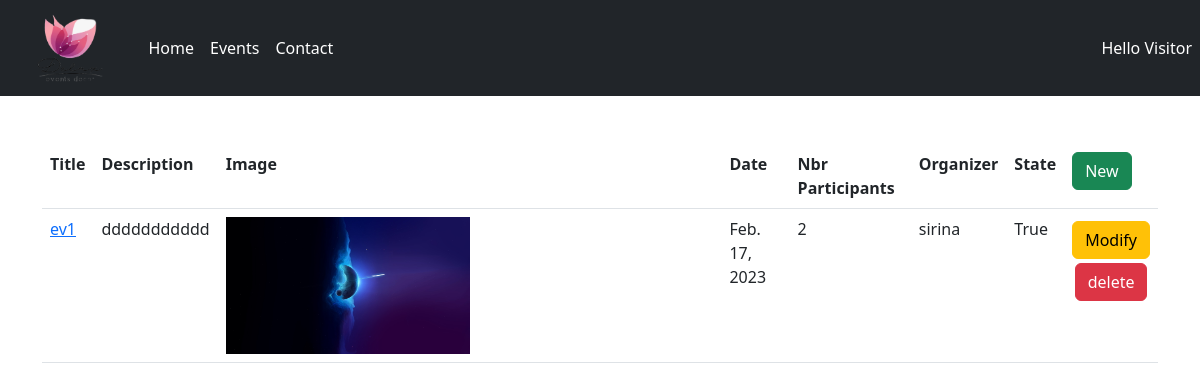
The page /events/listEvents/ on the database as committed earlier.
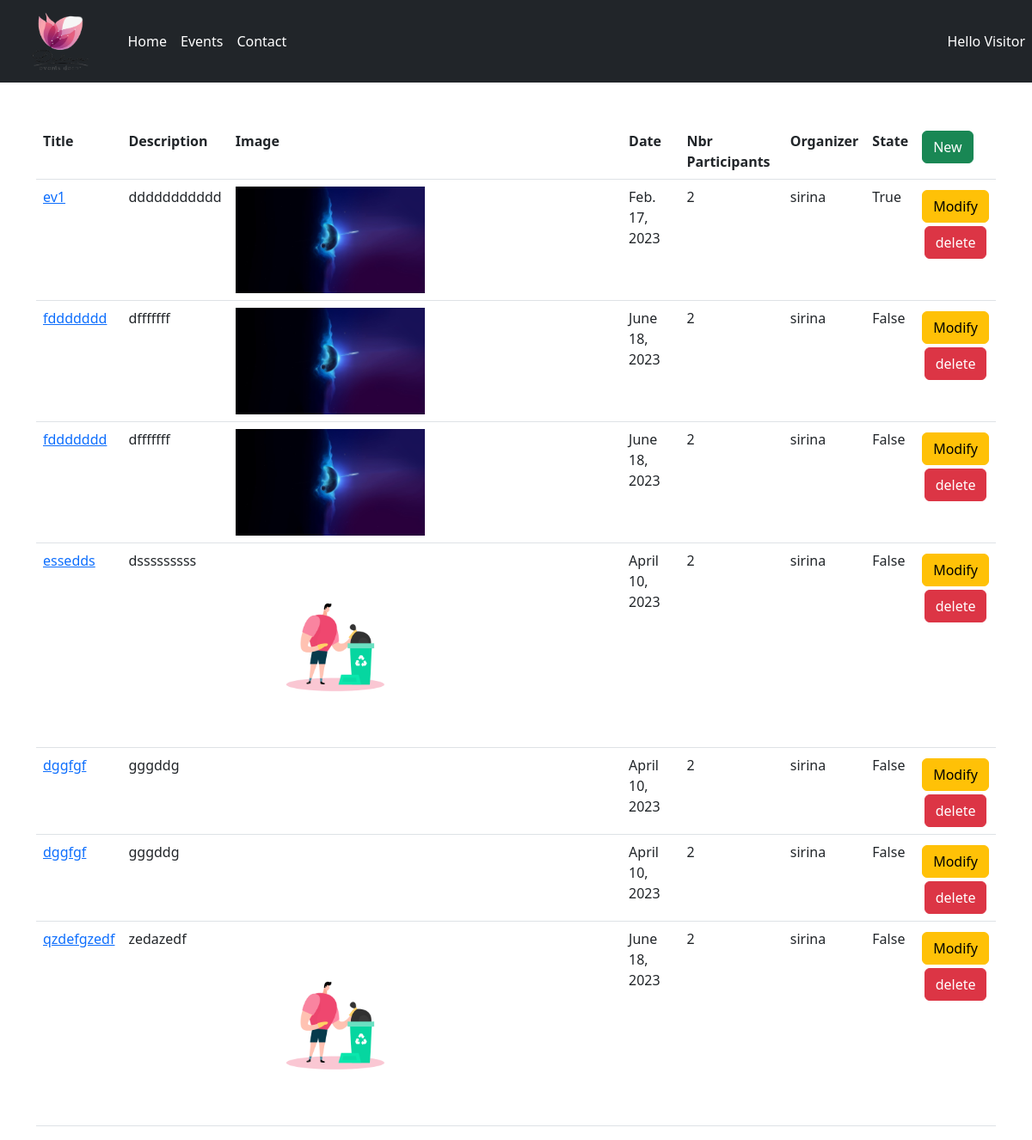
The same page on the database as committed later.
### events/models.py (models this page shows, shortened)
class Event(models.Model):
    title = models.CharField("Title",default="",max_length=250)
    description = models.TextField()
    state = models.BooleanField(default=False)
    imageEvent=models.ImageField(upload_to='images/',blank=True)
    nbParticipants = models.IntegerField(default=0)
    CATEGORY_CHOICES = ( ('Music','Music'), ('sport','Sport'), ('Cinema','Cinema') )
    category = models.CharField(max_length=10 , choices=CATEGORY_CHOICES)
    dateEvent = models.DateField(validators=[is_date_valid])
    createdAt =models.DateField(auto_now_add=True)
    updatedAt = models.DateField(auto_now=True)
    organizer = models.ForeignKey(Person, on_delete=models.CASCADE)
    participants = models.ManyToManyField(
        Person,
        related_name = "participations",
        through="Participation"
    )

### Users/models.py (models this page shows)
class Person(AbstractUser):
    email = models.EmailField("Email",unique=True, validators=[is_mail_esprit])
    cin = models.CharField("Cin",primary_key=True,max_length=8,validators=[MaxLengthValidator(8),MinLengthValidator(8)])
    createdAt =models.DateField(auto_now_add=True)
    updatedAt = models.DateField(auto_now=True)

### events/views.py (the view)
# urls.py: path('listEvents/', listEvents , name="Events_list2"),
def listEvents(request):
    list = Event.objects.all()
    return render(request,
        'events/listEvents.html',
        {
        'events': list
        })

### Workshop/templates/events/listEvents.html
{% extends 'base.html' %}
{% block content %}
<table class="table table-hover mt-5">
    <tr>
        <th scope="col">Title</th>
        <th scope="col">Description</th>
        <th scope="col">Image</th>
        <th scope="col">Date</th>
        <th scope="col">Nbr Participants</th>
        <th scope="col">Organizer</th>
        <th scope="col">State</th>
        <th scope="col "><a  href="{% url 'add_event' %}" class="btn btn-success"> New</a></th>
    </tr>
    {% for event in events %}
    <tr>
        <td><a  href="{% url 'Event_details' event.id %}">{{ event.title}}</a></td>
        <td>{{ event.description}}</td>
        <td><img src="{{ event.imageEvent.url }}" class="img-fluid" style="width:50%" alt=""></td>
        <td> {{event.dateEvent}}</td>
         <td> {{event.nbParticipants}}</td>
         <td>{{event.organizer}}</td>
         <td>{{event.state}}</td>
        <td>
            <div  class="d-flex flex-column align-items-center">
            <a  class="btn btn-warning mt-1" href="{% url 'update_event' event.id %}"> Modify</a>
            <a  class="btn btn-danger mt-1" href="{% url 'delete_event' event.id %}"> delete</a>
        </div>
        </td>
    </tr>
    {% endfor %}
</table>
{% endblock %}

Rows that differ between the two databases and show on the page:
added Event: title "fddddddd", description "dfffffff", imageEvent (picture), dateEvent "June 18, 2023", nbParticipants "2", organizer "sirina", state "False"
added Event: title "fddddddd", description "dfffffff", imageEvent (picture), dateEvent "June 18, 2023", nbParticipants "2", organizer "sirina", state "False"
added Event: title "essedds", description "dsssssssss", imageEvent (picture), dateEvent "April 10, 2023", nbParticipants "2", organizer "sirina", state "False"
added Event: title "dggfgf", description "gggddg", dateEvent "April 10, 2023", nbParticipants "2", organizer "sirina", state "False"
added Event: title "dggfgf", description "gggddg", dateEvent "April 10, 2023", nbParticipants "2", organizer "sirina", state "False"
added Event: title "qzdefgzedf", description "zedazedf", imageEvent (picture), dateEvent "June 18, 2023", nbParticipants "2", organizer "sirina", state "False"
